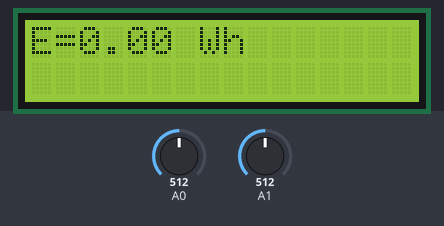
The sketch below on a simulated Arduino Uno, built with avr-gcc and run on an emulated ATmega328P. On the bench: 16×2 character LCD. The inputs (shaded band) are chosen by the test bench; at power-on: A0 = 512, A1 = 512.

Above: at 4.1 s.
At 20.1 s:
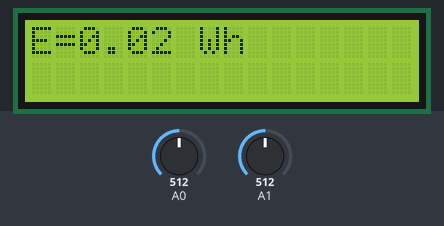
At 32.1 s:
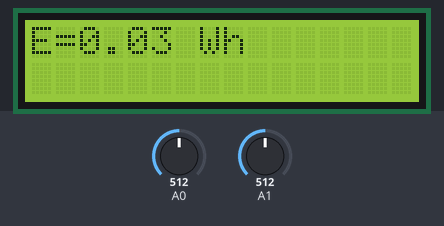
At 44.1 s:
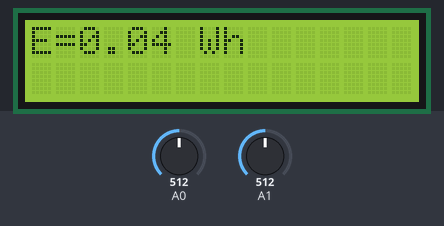
At 68.1 s:
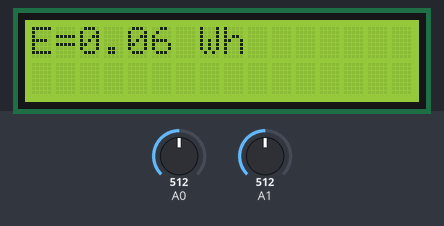
At 128.1 s:
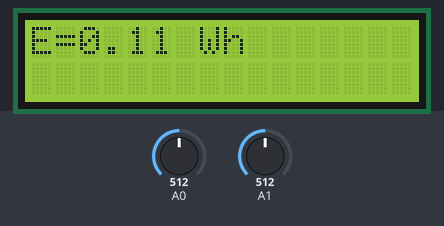

Measured:
- what the display in image 0 shows lasts 4.0 s, from 4.0 s to 8.0 s
- what the display in image 1 shows lasts 12.0 s, from 20.0 s to 32.0 s

The sketch:

netmeter.ino
```cpp
#include <LiquidCrystal.h>
LiquidCrystal lcd(12, 11, 5, 4, 3, 2);

float adc1,adc2,v,i,E=0;
unsigned long int t1,t2,tu1=0,tu2;

void setup()
{
  lcd.begin(16, 2);

}

void loop()
{
t1=micros();

adc1=analogRead(A0);
adc2=analogRead(A1);

v=((adc1/1023)*5-2.35)*230/1.3;
i=((adc2/1023)*5-2.35)*0.22/0.25;

t2=micros();

E=E+v*i*(t2-t1)/3600000000;

tu2=millis();

if((tu2-tu1)>4000)
{
  lcd.setCursor(0,0);
  lcd.print("E=");
  lcd.print(E);
  lcd.print(" Wh");
  tu1=millis();
}
}
```
